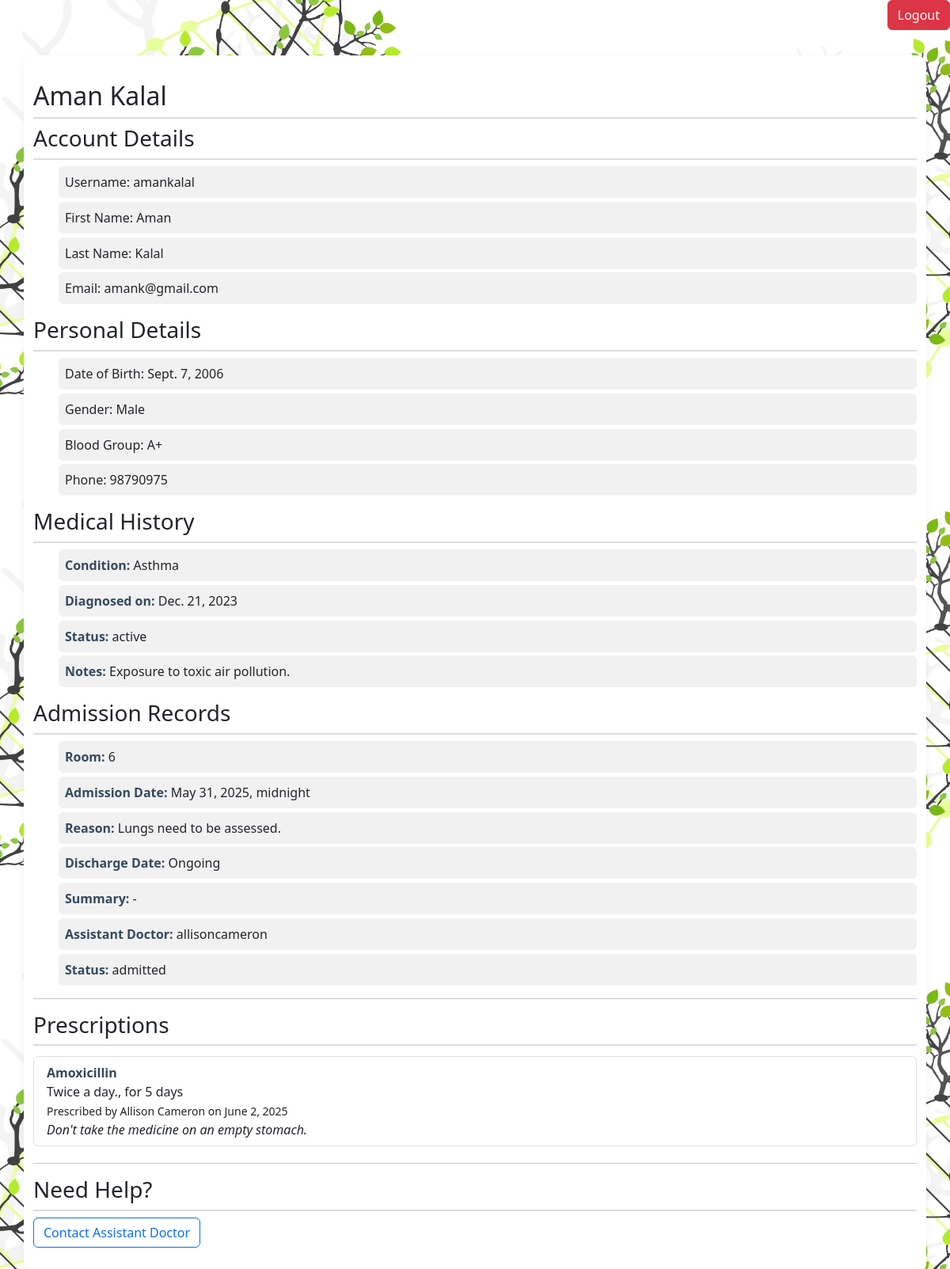
The app's page /accounts/patient/5/ (signed in) with its own data.
### medapp/models.py (models this page shows, shortened)
class Patient(models.Model):
    user = models.OneToOneField(User, on_delete=models.CASCADE, related_name='patient_user')
    date_of_birth = models.DateField(null=True)
    gender = models.CharField(max_length=10)
    blood_group = models.CharField(max_length=5)
    phone = models.CharField(max_length=20, null=True)
    emergency_contact = models.CharField(max_length=100, null=True)
    created_at = models.DateTimeField(auto_now_add=True, null=True)

class PatientMedicalHistory(models.Model):
    STATUS_CHOICES1 = [
        ('active', 'Active'),
        ('resolved', 'Resolved'),
        ('chronic', 'Chronic'),
    ]
    patient = models.ForeignKey(Patient, on_delete=models.CASCADE, related_name='medical_histories')
    condition_name = models.CharField(max_length=100)
    diagnosis_date = models.DateField()
    status1 = models.CharField(max_length=20, choices=STATUS_CHOICES1, null=True, blank=True)
    notes = models.TextField(blank=True, null=True)

class AdmissionRecord(models.Model):
    STATUS_CHOICES = [
        ('admitted', 'Admitted'),
        ('discharged', 'Discharged'),
        ('transferred', 'Transferred'),
    ]
    patient = models.ForeignKey(Patient, on_delete=models.CASCADE, related_name='admissions')
    admission_date = models.DateTimeField()
    discharge_date = models.DateTimeField(null=True, blank=True)
    room_number = models.PositiveSmallIntegerField(choices=ROOM_CHOICES)
    primary_doctor = models.ForeignKey(User, on_delete=models.SET_NULL, null=True, related_name='primary_admissions')
    assistant_doctor = models.ForeignKey(User, on_delete=models.SET_NULL, null=True, blank=True, related_name='assistant_doctor_admissions')
    admission_reason = models.TextField()
    discharge_summary = models.TextField(blank=True, null=True)
    status = models.CharField(max_length=20, choices=STATUS_CHOICES)
    created_at = models.DateTimeField(auto_now_add=True, null=True)

class Prescription(models.Model):
    patient = models.ForeignKey(Patient, on_delete=models.CASCADE, related_name='prescriptions')
    assistant_doctor = models.ForeignKey(User, on_delete=models.SET_NULL, null=True, related_name='written_prescriptions')
    created_at = models.DateTimeField(auto_now_add=True)
    medicine = models.ForeignKey(Medicine, on_delete=models.CASCADE, null=True)
    dosage = models.CharField(max_length=100, default="1")
    duration_days = models.IntegerField(null=True, blank=True)
    notes = models.TextField(blank=True, null=True)

class Medicine(models.Model):
    name = models.CharField(max_length=100)
    category = models.ForeignKey(MedicineCategory, on_delete=models.CASCADE, related_name='medicines')
    unit_price = models.DecimalField(max_digits=10, decimal_places=2)
    description = models.TextField(blank=True, null=True)
    active = models.BooleanField(default=True)

### accounts/views.py (the view)
# urls.py: path("patient/<int:patient_id>/", views.patient_dashboard, name="patient_dashboard"),
@login_required
@user_passes_test(is_patient_or_doctor_or_staff)
def patient_dashboard(request, patient_id):
    patient = get_object_or_404(Patient, id=patient_id)
    if request.user.groups.filter(name='Patients').exists() and patient.user != request.user:
        return HttpResponseForbidden("You are not allowed to view this page.")
    history = PatientMedicalHistory.objects.filter(patient=patient).order_by('-diagnosis_date')
    admissions = AdmissionRecord.objects.filter(patient=patient).order_by('-admission_date')
    prescriptions = Prescription.objects.filter(patient=patient).select_related('medicine', 'assistant_doctor').order_by('-created_at')
    return render(request, 'registration/patientgroup.html', {
        'patient': patient,
        'user': request.user,
        'history': history,
        'admissions': admissions,
        'prescriptions': prescriptions,
    })

### accounts/views.py (called while the page is built)
def is_patient_or_doctor_or_staff(user):
    return user.groups.filter(name__in=['Patients', 'Doctors', 'Staff']).exists()

### accounts/templates/registration/patientgroup.html
{% extends 'base.html' %}
{% load static %}
{% block styles %}
<link rel="stylesheet" href="{% static 'patient_dashboard.css' %}">
{% endblock %}
{% block main %}
<div class="d-flex justify-content-end mb-3">
  <a href="{% url 'custom_logout' %}" class="btn btn-danger">Logout</a>
</div>
<div class="container">
  <h2>{{ patient.user.first_name }} {{ patient.user.last_name }}</h2>
  <h3>Account Details</h3>
  <ul>
    <li>Username: {{ patient.user.username }}</li>
    <li>First Name: {{ patient.user.first_name }}</li>
    <li>Last Name: {{ patient.user.last_name }}</li>
    <li>Email: {{ patient.user.email }}</li>
  </ul>
  <h3>Personal Details</h3>
  <ul>
    <li>Date of Birth: {{ patient.date_of_birth }}</li>
    <li>Gender: {{ patient.gender }}</li>
    <li>Blood Group: {{ patient.blood_group }}</li>
    <li>Phone: {{ patient.phone }}</li>
  </ul>
  <h3>Medical History</h3>
  <ul>
    {% for record in history %}
      <li><strong>Condition:</strong> {{ record.condition_name }}</li>
      <li><strong>Diagnosed on:</strong> {{ record.diagnosis_date }}</li>
      <li><strong>Status:</strong> {{ record.status1 }}</li>
      <li><strong>Notes:</strong> {{ record.notes }}</li>
    {% empty %}
      <li>No medical history records.</li>
    {% endfor %}
  </ul>
  <h3>Admission Records</h3>
  <ul>
    {% for admission in admissions %}
      <li><strong>Room:</strong> {{ admission.room_number }}</li>
      <li><strong>Admission Date:</strong> {{ admission.admission_date }}</li>
      <li><strong>Reason:</strong> {{ admission.admission_reason }}</li>
      <li><strong>Discharge Date:</strong> {{ admission.discharge_date|default:"Ongoing" }}</li>
      <li><strong>Summary:</strong> {{ admission.discharge_summary|default:"-" }}</li>
      <li><strong>Assistant Doctor:</strong> {{admission.assistant_doctor}}</li>
      <li><strong>Status:</strong> {{ admission.status }}</li>
    {% empty %}
      <li>No admission records found.</li>
    {% endfor %}
  </ul>
  <hr>
<h3>Prescriptions</h3>
{% if prescriptions %}
  <ul class="list-group">
    {% for pres in prescriptions %}
      <li class="list-group-item">
        <strong>{{ pres.medicine.name }}</strong><br>
        {{ pres.dosage }}, {{ pres.frequency }} for {{ pres.duration_days }} days<br>
        <small>Prescribed by {{ pres.assistant_doctor.get_full_name }} on {{ pres.created_at|date:"F j, Y" }}</small><br>
        {% if pres.notes %}
          <em>{{ pres.notes }}</em>
        {% endif %}
      </li>
    {% endfor %}
  </ul>
{% else %}
  <p>No prescriptions yet.</p>
{% endif %}
  <hr>
  <h3>Need Help?</h3>
  <a href="{% url 'send_message' %}" class="btn btn-outline-primary">
  Contact Assistant Doctor
  </a>
{% endblock %}

### accounts/static/patient_dashboard.css (style rules this page uses)
body { margin: 0; background-image: url('/static/images/medicine.jpg'); background-size:contain; padding: 0; }
.container { max-width: 800px; margin: 2rem auto; padding: 2rem; background-color: #ffffff; border-radius: 12px; box-shadow: 0 4px 12px rgba(0, 0, 0, 0.05); }
h2, h3 { color: #2c3e50; margin-bottom: 1rem; border-bottom: 2px solid #ddd; padding-bottom: 0.5rem; }
ul { list-style: none; padding-left: 0; margin-bottom: 2rem; }
li { margin: 0.3rem 0; padding: 0.5rem; background-color: #f1f1f1; border-radius: 6px; }
strong { color: #34495e; }

### records on screen
Patient: user.first_name "Aman", user.last_name "Kalal", user.username "amankalal", user.email "amank@gmail.com", date_of_birth "Sept. 7, 2006", gender "Male", blood_group "A+", phone "98790975"
PatientMedicalHistory: condition_name "Asthma", diagnosis_date "Dec. 21, 2023", status1 "active", notes "Exposure to toxic air pollution."
AdmissionRecord: room_number "6", admission_date "May 31, 2025, midnight", admission_reason "Lungs need to be assessed.", discharge_date "Ongoing", discharge_summary "-", assistant_doctor "allisoncameron", status "admitted"
Prescription: medicine.name "Amoxicillin", dosage "Twice a day.", duration_days "5", assistant_doctor.get_full_name "Allison Cameron", created_at "June 2, 2025", notes "Don't take the medicine on an empty stomach."
